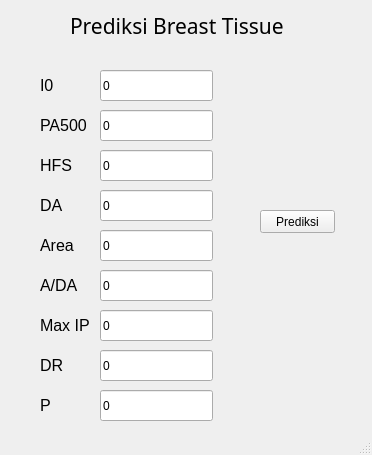
<?xml version="1.0" encoding="UTF-8"?>
<ui version="4.0">
 <class>MainWindow</class>
 <widget class="QMainWindow" name="MainWindow">
  <property name="geometry">
   <rect>
    <x>0</x>
    <y>0</y>
    <width>372</width>
    <height>455</height>
   </rect>
  </property>
  <property name="cursor">
   <cursorShape>ArrowCursor</cursorShape>
  </property>
  <property name="mouseTracking">
   <bool>true</bool>
  </property>
  <property name="windowTitle">
   <string>Input Data</string>
  </property>
  <property name="autoFillBackground">
   <bool>true</bool>
  </property>
  <widget class="QWidget" name="centralwidget">
   <property name="cursor">
    <cursorShape>ArrowCursor</cursorShape>
   </property>
   <widget class="QLabel" name="label">
    <property name="geometry">
     <rect>
      <x>40</x>
      <y>70</y>
      <width>21</width>
      <height>31</height>
     </rect>
    </property>
    <property name="font">
     <font>
      <pointsize>12</pointsize>
     </font>
    </property>
    <property name="text">
     <string>I0</string>
    </property>
   </widget>
   <widget class="QLabel" name="label_2">
    <property name="geometry">
     <rect>
      <x>40</x>
      <y>110</y>
      <width>51</width>
      <height>31</height>
     </rect>
    </property>
    <property name="font">
     <font>
      <pointsize>12</pointsize>
     </font>
    </property>
    <property name="text">
     <string>PA500</string>
    </property>
   </widget>
   <widget class="QLabel" name="label_3">
    <property name="geometry">
     <rect>
      <x>40</x>
      <y>150</y>
      <width>51</width>
      <height>31</height>
     </rect>
    </property>
    <property name="font">
     <font>
      <pointsize>12</pointsize>
     </font>
    </property>
    <property name="text">
     <string>HFS</string>
    </property>
   </widget>
   <widget class="QLabel" name="label_4">
    <property name="geometry">
     <rect>
      <x>40</x>
      <y>190</y>
      <width>51</width>
      <height>31</height>
     </rect>
    </property>
    <property name="font">
     <font>
      <pointsize>12</pointsize>
     </font>
    </property>
    <property name="text">
     <string>DA</string>
    </property>
   </widget>
   <widget class="QLabel" name="label_5">
    <property name="geometry">
     <rect>
      <x>40</x>
      <y>230</y>
      <width>51</width>
      <height>31</height>
     </rect>
    </property>
    <property name="font">
     <font>
      <pointsize>12</pointsize>
     </font>
    </property>
    <property name="text">
     <string>Area</string>
    </property>
   </widget>
   <widget class="QLabel" name="label_6">
    <property name="geometry">
     <rect>
      <x>40</x>
      <y>270</y>
      <width>51</width>
      <height>31</height>
     </rect>
    </property>
    <property name="font">
     <font>
      <pointsize>12</pointsize>
     </font>
    </property>
    <property name="text">
     <string>A/DA</string>
    </property>
   </widget>
   <widget class="QLabel" name="label_7">
    <property name="geometry">
     <rect>
      <x>40</x>
      <y>310</y>
      <width>51</width>
      <height>31</height>
     </rect>
    </property>
    <property name="font">
     <font>
      <pointsize>12</pointsize>
     </font>
    </property>
    <property name="text">
     <string>Max IP</string>
    </property>
   </widget>
   <widget class="QLabel" name="label_8">
    <property name="geometry">
     <rect>
      <x>40</x>
      <y>350</y>
      <width>51</width>
      <height>31</height>
     </rect>
    </property>
    <property name="font">
     <font>
      <pointsize>12</pointsize>
     </font>
    </property>
    <property name="text">
     <string>DR</string>
    </property>
   </widget>
   <widget class="QLabel" name="label_9">
    <property name="geometry">
     <rect>
      <x>40</x>
      <y>390</y>
      <width>51</width>
      <height>31</height>
     </rect>
    </property>
    <property name="font">
     <font>
      <pointsize>12</pointsize>
     </font>
    </property>
    <property name="text">
     <string>P</string>
    </property>
   </widget>
   <widget class="QPushButton" name="pushButton">
    <property name="geometry">
     <rect>
      <x>260</x>
      <y>210</y>
      <width>75</width>
      <height>23</height>
     </rect>
    </property>
    <property name="cursor">
     <cursorShape>PointingHandCursor</cursorShape>
    </property>
    <property name="autoFillBackground">
     <bool>true</bool>
    </property>
    <property name="text">
     <string>Prediksi</string>
    </property>
   </widget>
   <widget class="QLabel" name="label_10">
    <property name="geometry">
     <rect>
      <x>70</x>
      <y>10</y>
      <width>241</width>
      <height>31</height>
     </rect>
    </property>
    <property name="font">
     <font>
      <family>Kristen ITC</family>
      <pointsize>16</pointsize>
     </font>
    </property>
    <property name="text">
     <string>Prediksi Breast Tissue</string>
    </property>
   </widget>
   <widget class="QLineEdit" name="lineEdit">
    <property name="geometry">
     <rect>
      <x>100</x>
      <y>70</y>
      <width>113</width>
      <height>31</height>
     </rect>
    </property>
    <property name="text">
     <string>0</string>
    </property>
   </widget>
   <widget class="QLineEdit" name="lineEdit_2">
    <property name="geometry">
     <rect>
      <x>100</x>
      <y>110</y>
      <width>113</width>
      <height>31</height>
     </rect>
    </property>
    <property name="text">
     <string>0</string>
    </property>
   </widget>
   <widget class="QLineEdit" name="lineEdit_3">
    <property name="geometry">
     <rect>
      <x>100</x>
      <y>150</y>
      <width>113</width>
      <height>31</height>
     </rect>
    </property>
    <property name="text">
     <string>0</string>
    </property>
   </widget>
   <widget class="QLineEdit" name="lineEdit_4">
    <property name="geometry">
     <rect>
      <x>100</x>
      <y>190</y>
      <width>113</width>
      <height>31</height>
     </rect>
    </property>
    <property name="text">
     <string>0</string>
    </property>
   </widget>
   <widget class="QLineEdit" name="lineEdit_5">
    <property name="geometry">
     <rect>
      <x>100</x>
      <y>230</y>
      <width>113</width>
      <height>31</height>
     </rect>
    </property>
    <property name="text">
     <string>0</string>
    </property>
   </widget>
   <widget class="QLineEdit" name="lineEdit_6">
    <property name="geometry">
     <rect>
      <x>100</x>
      <y>270</y>
      <width>113</width>
      <height>31</height>
     </rect>
    </property>
    <property name="text">
     <string>0</string>
    </property>
   </widget>
   <widget class="QLineEdit" name="lineEdit_7">
    <property name="geometry">
     <rect>
      <x>100</x>
      <y>310</y>
      <width>113</width>
      <height>31</height>
     </rect>
    </property>
    <property name="text">
     <string>0</string>
    </property>
   </widget>
   <widget class="QLineEdit" name="lineEdit_8">
    <property name="geometry">
     <rect>
      <x>100</x>
      <y>350</y>
      <width>113</width>
      <height>31</height>
     </rect>
    </property>
    <property name="text">
     <string>0</string>
    </property>
   </widget>
   <widget class="QLineEdit" name="lineEdit_9">
    <property name="geometry">
     <rect>
      <x>100</x>
      <y>390</y>
      <width>113</width>
      <height>31</height>
     </rect>
    </property>
    <property name="text">
     <string>0</string>
    </property>
   </widget>
  </widget>
  <widget class="QStatusBar" name="statusbar"/>
 </widget>
 <resources/>
 <connections/>
</ui>
